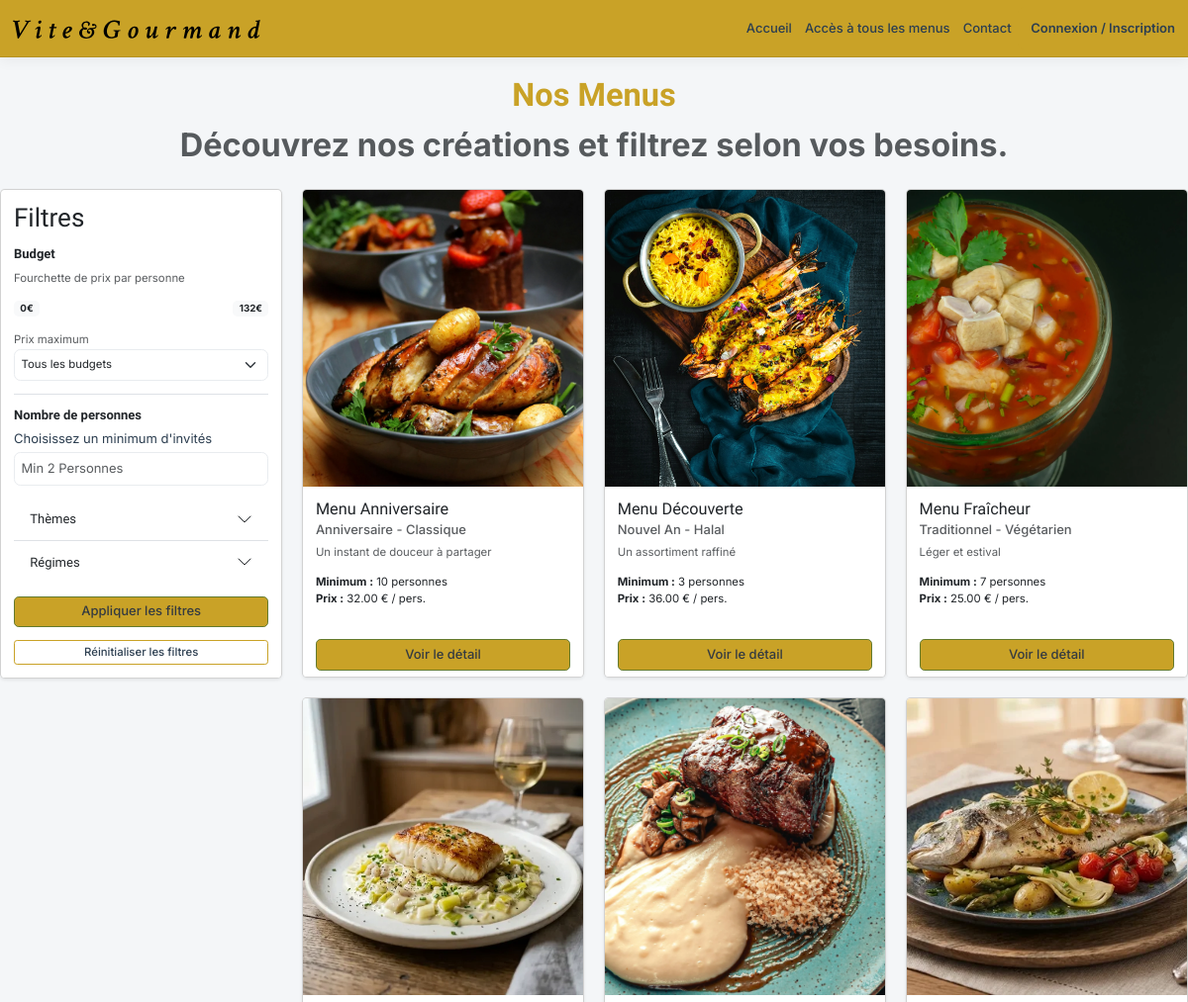
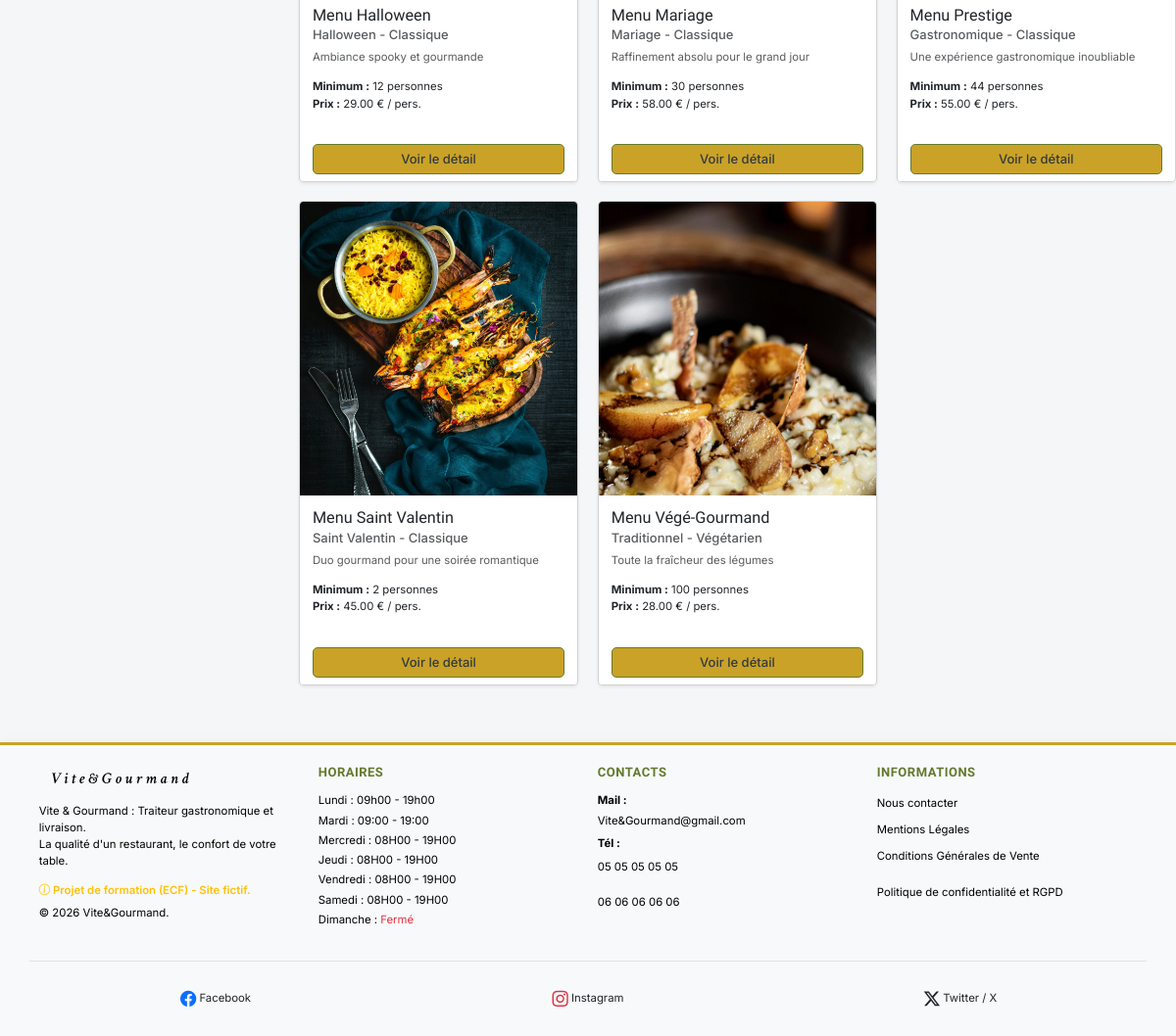
/public/index.php?page=search, run on the app's committed database (2 pictures, top to bottom).
### tables this page shows
CREATE TABLE
  `vg_plat` (
    `plat_id` int (11) NOT NULL,
    `titre_plat` varchar(50) NOT NULL,
    `description_plat` varchar(255) DEFAULT NULL,
    `photo` varchar(255) DEFAULT NULL,
    `categorie` varchar(50) DEFAULT NULL,
    `is_active` tinyint (1) DEFAULT 1
  );

CREATE TABLE
  `vg_horaire` (
    `horaire_id` int (11) NOT NULL,
    `jour` varchar(50) NOT NULL,
    `heure_ouverture` varchar(50) DEFAULT NULL,
    `heure_fermeture` varchar(50) DEFAULT NULL
  );

### app/Controllers/UserController/MenuController.php (called while the page is built, shortened)
<?php
class MenuController
{
    public static function searchMenu(\PDO $db)
    {
        $nomMenu = isset($_GET['nomMenu']) ? trim($_GET['nomMenu']) : '';
        try {
            if (!empty($nomMenu)) {
                $menus = MenuManager::get(
                    $db,
                    null,
                    ['titre' => $nomMenu],
                    true
                );
            } else {
                $menus = MenuManager::get($db, null, [], true);
            }
        } catch (\PDOException $e) {
            error_log("Erreur lors de la recherche du menu : " . $e->getMessage());
            $menus = [];
        }
        require_once ROOT_PATH . '/app/Views/layout/header.php';
        require_once ROOT_PATH . '/app/Views/user/search.Menu.view.php';
        require_once ROOT_PATH . '/app/Views/layout/footer.php';
    }
}

### public/index.php (called while the page is built, shortened)
<?php
require_once ROOT_PATH . '/app/Autoloader.php';
$db = (new Database())->connect();
$controllerClass = $route['class'];
$action = $route['action'];
$params = [$db];
$controllerClass::$action(...$params);

### app/Autoloader.php (called while the page is built, shortened)
<?php
class Autoloader
{
    public static function register()
    {
        spl_autoload_register(function ($class) {
            $class = str_replace('App\\', '', $class);
            $path = __DIR__ . '/' . str_replace('\\', '/', $class) . '.php';
        });
    }
}

### app/Managers/MenuManager.php (called while the page is built, shortened)
<?php
class MenuManager
{
    public static function get(\PDO $db, ?int $id = null, array $filters = [], bool $format = false)
    {
        try {
            $sql = "SELECT vg_menu.*, vg_theme.libelle as theme_libelle, vg_regime.libelle as regime_libelle,
            delai_commande, conditions_stockage, vg_plat.plat_id,
 vg_plat.titre_plat, vg_plat.photo, vg_plat.categorie
        FROM vg_menu
        LEFT JOIN vg_theme ON vg_menu.theme_id = vg_theme.theme_id
        LEFT JOIN vg_regime ON vg_menu.regime_id = vg_regime.regime_id
        LEFT JOIN vg_menu_plat ON vg_menu.menu_id = vg_menu_plat.menu_id
        LEFT JOIN vg_plat ON vg_menu_plat.plat_id = vg_plat.plat_id
        WHERE 1=1
        AND vg_menu.is_active = 1";
            $params = [];
            $sql .= " ORDER BY vg_menu.titre ASC";
            $stmt = $db->prepare($sql);
            $stmt->execute($params);
            $rawResults = $stmt->fetchAll(\PDO::FETCH_ASSOC);
            if ($format === true) {
                $menusGroupes = [];
                foreach ($rawResults as $row) {
                    $menuId = $row['menu_id'];
                    if (!isset($menusGroupes[$menuId])) {
                        $menusGroupes[$menuId] = [
                            'menu_id' => $row['menu_id'],
                            'titre' => $row['titre'],
                            'description_menu' => $row['description_menu'],
                            'prix_par_personne' => $row['prix_par_personne'],
                            'nombre_personne_minimum' => $row['nombre_personne_minimum'],
                            'vg_theme' => ['libelle' => $row['theme_libelle'] ?? 'Non défini'],
                            'regime' => $row['regime_libelle'] ?? 'Non défini',
                            'plats_structures' => [
                                'Entrée' => null,
                                'Plat' => null,
                                'Dessert' => null
                            ]
                        ];
                    }
                    if (!empty($row['plat_id'])) {
                        $categorie = trim($row['categorie']);
                        $categories = [
                            'entrée' => 'Entrée',
                            'entree' => 'Entrée',
                            'plat' => 'Plat',
                            'dessert' => 'Dessert'
                        ];
                        $categorieNormalisee = $categories[mb_strtolower($categorie)] ?? null;
                        if ($categorieNormalisee !== null) {
                            $menusGroupes[$menuId]['plats_structures'][$categorieNormalisee] = [
                                'plat_id' => $row['plat_id'],
                                'titre_plat' => $row['titre_plat'],
                                'photo' => $row['photo']
                            ];
                        }
                    }
                }
                return array_values($menusGroupes);
            }
            return $rawResults;
        } catch (\PDOException $e) {
            error_log("ERREUR MenuManager::get() : " . $e->getMessage());
            return false;
        }
    }
}

### app/Models/Timetable.php (called while the page is built, shortened)
<?php
class Timetable
{
    public function __construct(
        int $timetable_id,
        string $jour,
        ?string $heure_ouverture,
        ?string $heure_fermeture
    ) {
        $this->jour = $jour;
        $this->heure_ouverture = $heure_ouverture;
        $this->heure_fermeture = $heure_fermeture;
    }
    public static function ShowTimetable(\PDO $db, array $timetables = [])
    {
        try {
            $stmt = $db->query("SELECT * FROM vg_horaire");
            $timetables = [];
            while ($row = $stmt->fetch(\PDO::FETCH_ASSOC)) {
                $timetables[] = new Timetable(
                    (int)$row['horaire_id'],
                    $row['jour'],
                    $row['heure_ouverture'],
                    $row['heure_fermeture']
                );
            }
            return $timetables;
        } catch (\PDOException $e) {
            error_log("Erreur lors de la récupération des horaires : " . $e->getMessage());
            return [];
        }
    }
}

### app/Views/user/search.Menu.view.php (the view, shortened to what this page needs)
<main class="container-fluid py-4">
    <header class="mb-4 titre-search">
        <h1>Nos Menus</h1>
        <p class="text-muted">Découvrez nos créations et filtrez selon vos besoins.</p>
    </header>
    <div class="row">
        <aside class="col-md-3">
            <div class="card p-3 shadow-sm sticky-top" style="top: 20px;">
                <h2 class="mb-3">Filtres</h2>
                <form id="filterForm">
                    <div class="filter-group border-bottom pb-3 mb-3">
                        <h3 class="h6 fw-bold">Budget</h3>
                        <label class="small text-muted">Fourchette de prix par personne</label>
                        <div class="d-flex justify-content-between mb-3">
                            <span id="slider-min" class="badge bg-light text-dark">0€</span>
                            <span id="slider-max" class="badge bg-light text-dark">132€</span>
                        </div>
                        <label for="price-max-select" class="small text-muted">Prix maximum</label>
                        <select class="form-select form-select-sm" name="prix_max" id="price-max-select">
                            <option value="">Tous les budgets</option>
                        </select>
                    </div>
                    <div class="mb-3">
                        <h3 class="h6 fw-bold">Nombre de personnes</h3>
                        <label class="form-label">Choisissez un minimum d'invités</label>
                        <input type="number" class="form-control" name="nombre_personne_minimum" min="2" max="150" placeholder="Min 2 Personnes">
                    </div>
                    <div class="accordion accordion-flush" id="filterAccordion">
                        <div class="accordion-item">
                            <h3 class="accordion-header">
                                <button type="button" class="accordion-button collapsed" data-bs-toggle="collapse" data-bs-target="#theme">Thèmes</button>
                            </h3>
                        </div>
                        <div class="accordion-item">
                            <h3 class="accordion-header">
                                <button type="button" class="accordion-button collapsed" data-bs-toggle="collapse" data-bs-target="#regime">Régimes</button>
                            </h3>
                        </div>
                    </div>
                    <button type="submit" class="btn btn-outline-primary w-100 mt-3">Appliquer les filtres</button>
                    <button type="button" class="btn btn-outline-secondary btn-sm w-100 mt-3" id="reset-filters">Réinitialiser les filtres</button>
                </form>
            </div>
        </aside>
        <section class="col-md-9">
            <div class="row row-cols-1 row-cols-lg-3 g-4" id="menu-container">
                <?php if (isset($menus) && !empty($menus)): ?>
                    <?php foreach ($menus as $menu): ?>
                        <div class="col">
                            <div class="card h-100 shadow-sm">
                                <?php
                                $plats = $menu['plats_structures'] ?? [];
                                $platPrincipal = $plats['Plat'] ?? $plats['Entrée'] ?? $plats['Dessert'] ?? null;
                                $photoUrl = !empty($platPrincipal['photo']) ? $platPrincipal['photo'] : 'assets/img/plats/default.webp';
                                ?>
                                <img src="<?= htmlspecialchars($photoUrl, ENT_QUOTES, 'UTF-8') ?>"
                                    class="card-img-top"
                                    alt="Illustration <?= htmlspecialchars($menu['titre'], ENT_QUOTES, 'UTF-8') ?>"
                                    style="height: 300px; object-fit: cover;">
                                <div class="card-body">
                                    <h3 class="card-title h5"><?= htmlspecialchars($menu['titre']) ?></h3>
                                    <?php
                                    $theme = $menu['vg_theme']['libelle'] ?? 'Thème non défini';
                                    $regime = $menu['regime'] ?? 'Régime classique';
                                    ?>
                                    <h4 class="card-subtitle mb-2 text-muted h6">
                                        <?= htmlspecialchars($theme) ?> - <?= htmlspecialchars($regime) ?>
                                    </h4>
                                    <p class="card-text text-muted small"><?= htmlspecialchars($menu['description_menu']) ?></p>
                                    <ul class="list-unstyled small">
                                        <li><strong>Minimum :</strong> <?= htmlspecialchars($menu['nombre_personne_minimum']) ?> personnes</li>
                                        <li><strong>Prix :</strong> <?= number_format($menu['prix_par_personne'], 2) ?> € / pers.</li>
                                    </ul>
                                </div>
                                <div class="card-footer bg-transparent border-0">
                                    <a href="index.php?page=details-menu&menu_id=<?= $menu['menu_id'] ?>" class="btn btn-primary w-100">
                                        Voir le détail
                                    </a>
                                </div>
                            </div>
                        </div>
                    <?php endforeach; ?>
                <?php else: ?>
                    <div class="col-12 alert alert-info">Aucun menu disponible pour le moment.</div>
                <?php endif; ?>
            </div>
        </section>
    </div>
</main>

### app/Views/layout/footer.php (shortened to what this page needs)
<footer class="container-fluid mt-5 p-4 bg-light text-black">
    <div class="container">
        <div class="row row-30">
           <div class="col-md-3">
    <a class="navbar-brand d-inline-block py-1" href="?page=home">
        <img src="assets/img/others/Logo.svg" alt="Logo de la societé Vite & Gourmand" width="140" height="37">
    </a>
    <p class="mt-3 small">
        Vite & Gourmand : Traiteur gastronomique et livraison.<br>
        La qualité d'un restaurant, le confort de votre table.
    </p>
    <p class="small text-warning fw-semibold mb-2">
        <i class="bi bi-info-circle"></i> Projet de formation (ECF) - Site fictif.
    </p>
    <p class="rights small">© <span class="copyright-year">2026</span> Vite&Gourmand.</p>
</div>
            <div class="col-md-3">
                <h3>Horaires</h3>
                <ul class="list-unstyled small">
                    <?php
                    if (isset($db)) {
                        require_once ROOT_PATH . '/app/Models/Timetable.php';
                        $timetables = Timetable::ShowTimetable($db);
                        foreach ($timetables as $timetable): ?>
                            <li><?= htmlspecialchars($timetable->jour) ?> :
                                <?php
                                if (empty($timetable->heure_fermeture)): ?>
                                    <span class="text-danger-accessible">Fermé</span>
                                <?php else: ?>
                                    <?= htmlspecialchars($timetable->heure_ouverture ?? '') ?> - <?= htmlspecialchars($timetable->heure_fermeture ?? '') ?>
                                <?php endif; ?>
                            </li>
                    <?php endforeach;
                    }
                    ?>
                </ul>
            </div>
            <div class="col-md-3">
                <h3>Contacts</h3>
                <dl class="contact-list small">
                    <dt>Mail :</dt>
                    <dd><a href="mailto:vite&gourmand@gmail.com" class="text-black d-inline-block py-1">Vite&Gourmand@gmail.com</a></dd>
                    <dt>Tél :</dt>
                    <dd class="d-flex flex-column gap-2">
                        <a href="tel:0531053105" class="text-black d-inline-block py-2 text-decoration-none">05 05 05 05 05</a>
                        <a href="tel:0665066506" class="text-black d-inline-block py-2 text-decoration-none">06 06 06 06 06</a>
                    </dd>
                </dl>
            </div>
            <div class="col-md-3">
                <h3>Informations</h3>
                <ul class="nav-list list-unstyled small">
                    <li><a href="?page=contact" class="text-black d-block py-1">Nous contacter</a></li>
                    <li><a href="?page=mention" class="text-black d-block py-1">Mentions Légales</a></li>
                    <li><a href="?page=mention#cgv" class="text-black d-block py-1">Conditions Générales de Vente</a></li>
                </ul>
                <ul class="nav-list list-unstyled small">
                    <li><a href="?page=mention#rgpd" class="text-black d-block py-1">Politique de confidentialité et RGPD</a></li>
                </ul>
            </div>
        </div>
    </div>
    <div class="container mt-4 pt-4 border-top">
        <div class="row text-center">
            <div class="col">
                <a href="https://facebook.com" target="_blank" rel="noopener noreferrer" class="text-dark text-decoration-none small d-inline-flex align-items-center gap-1 py-2 px-2">
                    <i class="bi bi-facebook fs-5 text-primary"></i> Facebook
                </a>
            </div>
            <div class="col">
                <a href="https://instagram.com" target="_blank" rel="noopener noreferrer" class="text-dark text-decoration-none small d-inline-flex align-items-center gap-1 py-2 px-2">
                    <i class="bi bi-instagram fs-5 text-danger"></i> Instagram
                </a>
            </div>
            <div class="col">
                <a href="https://twitter.com" target="_blank" rel="noopener noreferrer" class="text-dark text-decoration-none small d-inline-flex align-items-center gap-1 py-2 px-2">
                    <i class="bi bi-twitter-x fs-5 text-dark"></i> Twitter / X
                </a>
            </div>
        </div>
    </div>
</footer>

### data on the page
vg_plat: photo (picture)
vg_plat: photo (picture)
vg_plat: photo (picture)
vg_plat: photo (picture)
vg_plat: photo (picture)
vg_horaire: jour "Lundi", heure_ouverture "09h00", heure_fermeture "19h00"
vg_horaire: jour "Mardi", heure_ouverture "09:00", heure_fermeture "19:00"
vg_horaire: jour "Mercredi", heure_ouverture "08H00", heure_fermeture "19H00"
vg_horaire: jour "Jeudi", heure_ouverture "08H00", heure_fermeture "19H00"
vg_horaire: jour "Vendredi", heure_ouverture "08H00", heure_fermeture "19H00"
vg_horaire: jour "Samedi", heure_ouverture "08H00", heure_fermeture "19H00"
vg_horaire: jour "Dimanche", shows "Fermé"

### other printed values
$menu['titre'] "Menu Anniversaire"
$theme "Anniversaire"
$regime "Classique"
$menu['description_menu'] "Un instant de douceur à partager"
$menu['nombre_personne_minimum'] "10"
$menu['prix_par_personne'] "32.00"
$menu['titre'] "Menu Découverte"
$theme "Nouvel An"
$regime "Halal"
$menu['description_menu'] "Un assortiment raffiné"
$menu['nombre_personne_minimum'] "3"
$menu['prix_par_personne'] "36.00"
$menu['titre'] "Menu Fraîcheur"
$theme "Traditionnel"
$regime "Végétarien"
